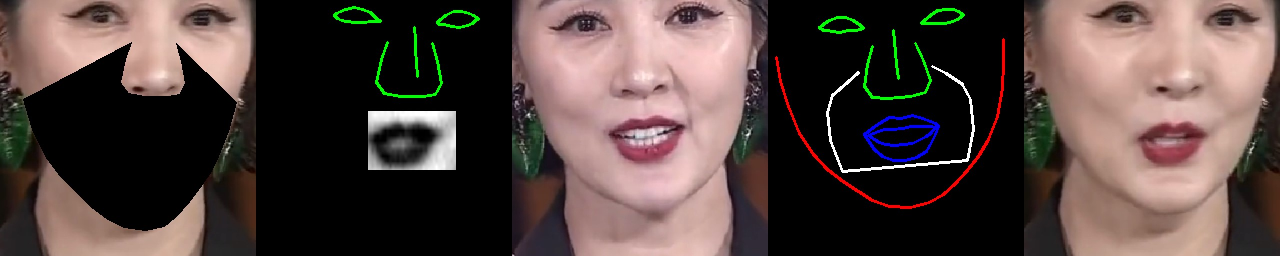
#> input picture train/validation.jpg, 2559 x 511 px (shown at 1/2 size)
$ python -i prepare_high_quality_dataset.py   (imports and definitions only)   (older library calls are emulated)
#> lines starting #> are read from the running program, lines starting #| are printed output that depends on the picture
#!/usr/bin/env python3
# -*- coding: utf-8 -*-
"""
高质量数据集准备脚本
为160px高分辨率训练准备和验证数据集质量
"""

import os
import sys
sys.path.append(os.path.dirname(os.path.dirname(os.path.abspath(__file__))))

import cv2
import numpy as np
import torch
from PIL import Image
import json
from tqdm import tqdm
from pathlib import Path
import matplotlib.pyplot as plt
from typing import List, Dict, Tuple, Optional
import logging
from concurrent.futures import ThreadPoolExecutor, as_completed

# 设置日志
# [1 line not run here, left out]
logger = logging.getLogger(__name__)

class DataQualityAnalyzer:
    """数据质量分析器"""

    def __init__(self, target_resolution: int = 160):
        self.target_resolution = target_resolution
        self.quality_metrics = {
            'sharpness_threshold': 100,      # 拉普拉斯方差阈值
            'contrast_threshold': 30,        # 对比度阈值
            'brightness_range': (50, 200),   # 亮度范围
            'min_face_size': 64,            # 最小人脸尺寸
            'blur_threshold': 50,           # 模糊度阈值
        }

    def calculate_sharpness(self, image: np.ndarray) -> float:
        """计算图像清晰度（拉普拉斯方差）"""
        gray = cv2.cvtColor(image, cv2.COLOR_RGB2GRAY) if len(image.shape) == 3 else image
        return cv2.Laplacian(gray, cv2.CV_64F).var()

    def calculate_contrast(self, image: np.ndarray) -> float:
        """计算图像对比度"""
        gray = cv2.cvtColor(image, cv2.COLOR_RGB2GRAY) if len(image.shape) == 3 else image
        return gray.std()

    def calculate_brightness(self, image: np.ndarray) -> float:
        """计算图像亮度"""
        gray = cv2.cvtColor(image, cv2.COLOR_RGB2GRAY) if len(image.shape) == 3 else image
        return gray.mean()

    def detect_blur(self, image: np.ndarray) -> float:
        """检测图像模糊程度"""
        gray = cv2.cvtColor(image, cv2.COLOR_RGB2GRAY) if len(image.shape) == 3 else image
        return cv2.Laplacian(gray, cv2.CV_64F).var()

    def detect_face_landmarks(self, image: np.ndarray) -> Optional[Dict]:
        """检测人脸关键点（简化版本）"""
        try:
            # 使用OpenCV的人脸检测器
            face_cascade = cv2.CascadeClassifier(cv2.data.haarcascades + 'haarcascade_frontalface_default.xml')
            gray = cv2.cvtColor(image, cv2.COLOR_RGB2GRAY) if len(image.shape) == 3 else image

            faces = face_cascade.detectMultiScale(gray, 1.1, 4)

            if len(faces) > 0:
                # 返回最大的人脸
                largest_face = max(faces, key=lambda x: x[2] * x[3])
                x, y, w, h = largest_face

                # 估算嘴部区域（人脸下半部分）
                mouth_x = x + w // 4
                mouth_y = y + int(h * 0.6)
                mouth_w = w // 2
                mouth_h = int(h * 0.3)

                return {
                    'face_bbox': (x, y, w, h),
                    'mouth_bbox': (mouth_x, mouth_y, mouth_w, mouth_h),
                    'face_size': w * h
                }
        except Exception as e:
            logger.warning(f"人脸检测失败: {e}")

        return None

    def analyze_image_quality(self, image_path: str) -> Dict:
        """分析单张图像质量"""
#> called with image_path = 'validation.jpg'
        try:
            # 读取图像
            image = cv2.imread(image_path)
#> image is the input picture: shape (511, 2559, 3); mean B, G, R 63.7, 67.7, 82.8
            if image is None:
                return {'error': '无法读取图像'}

            image_rgb = cv2.cvtColor(image, cv2.COLOR_BGR2RGB)
            h, w = image_rgb.shape[:2]
#> h = 511; w = 2559

            # 基础质量指标
            sharpness = self.calculate_sharpness(image_rgb)
#> in calculate_sharpness, `gray = cv2.cvtColor(image, cv2.COLOR_RGB2GRAY) if len(image.shape) == ..`:
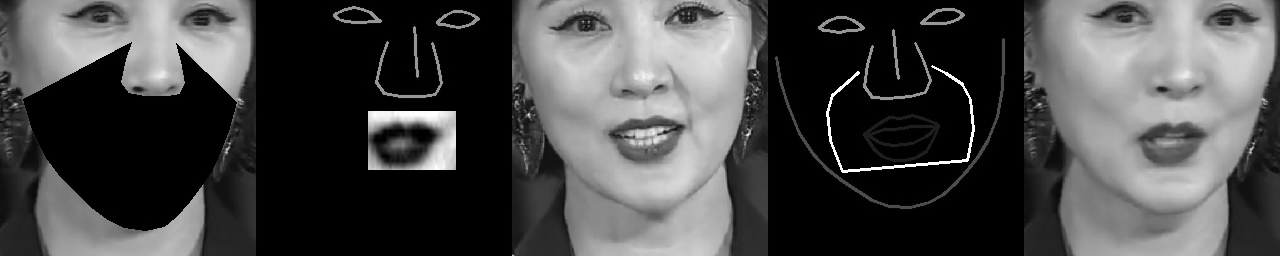
#> gray: shape (511, 2559) (shown at 1/2 size); min 0, max 255, mean 71.7
#> sharpness = 530
            contrast = self.calculate_contrast(image_rgb)
#> contrast = 78.16
            brightness = self.calculate_brightness(image_rgb)
#> brightness = 71.74
            blur_score = self.detect_blur(image_rgb)
#> blur_score = 530

            # 人脸检测
            face_info = self.detect_face_landmarks(image_rgb)
#> in detect_face_landmarks, `faces = face_cascade.detectMultiScale(gray, 1.1, 4)`: faces = [[2289, 24, 130, 130]]
#> in detect_face_landmarks, `largest_face = max(faces, key=lambda x: x[2] * x[3])`: largest_face = [2289, 24, 130, 130]
#> in detect_face_landmarks, `x, y, w, h = largest_face`: x = 2289; y = 24; w = 130
#> in detect_face_landmarks, `mouth_x = x + w // 4`: mouth_x = 2321
#> in detect_face_landmarks, `mouth_y = y + int(h * 0.6)`: mouth_y = 102
#> in detect_face_landmarks, `mouth_w = w // 2`: mouth_w = 65
#> in detect_face_landmarks, `mouth_h = int(h * 0.3)`: mouth_h = 39
#> face_info = {'face_bbox': (2289, 24, 130, 130), 'mouth_bbox': (2321, 102, 65, 39), 'face_size': 16900}

            # 质量评估
            quality_score = 0
            issues = []

            # 清晰度检查
            if sharpness >= self.quality_metrics['sharpness_threshold']:
                quality_score += 25
            else:
                issues.append(f"清晰度不足: {sharpness:.1f} < {self.quality_metrics['sharpness_threshold']}")

            # 对比度检查
            if contrast >= self.quality_metrics['contrast_threshold']:
                quality_score += 25
            else:
                issues.append(f"对比度不足: {contrast:.1f} < {self.quality_metrics['contrast_threshold']}")

            # 亮度检查
            if self.quality_metrics['brightness_range'][0] <= brightness <= self.quality_metrics['brightness_range'][1]:
                quality_score += 25
            else:
                issues.append(f"亮度异常: {brightness:.1f} 不在 {self.quality_metrics['brightness_range']} 范围内")

            # 人脸检查
            if face_info and face_info['face_size'] >= self.quality_metrics['min_face_size'] ** 2:
                quality_score += 25
            else:
                issues.append("人脸尺寸不足或未检测到人脸")

            # 分辨率检查
            resolution_adequate = min(w, h) >= self.target_resolution
#> resolution_adequate = True

            return {
                'image_path': image_path,
                'resolution': (w, h),
                'resolution_adequate': resolution_adequate,
                'sharpness': sharpness,
                'contrast': contrast,
                'brightness': brightness,
                'blur_score': blur_score,
                'face_info': face_info,
                'quality_score': quality_score,
                'issues': issues,
                'recommended': quality_score >= 75 and resolution_adequate
            }

        except Exception as e:
            return {'error': f'分析失败: {str(e)}'}

class DatasetPreprocessor:
    """数据集预处理器"""

    # [85 lines left out: functions __init__, resize_and_crop_image, enhance_image_quality, process_image, not called in this run]

class HighQualityDatasetPreparer:
    """高质量数据集准备器"""

    # [198 lines left out: functions __init__, scan_directory, analyze_dataset_quality, prepare_dataset, generate_quality_report, main, not called in this run]

# [30 lines not run here, left out]

>>> result = DataQualityAnalyzer().analyze_image_quality('validation.jpg')
#> result = 11 items
